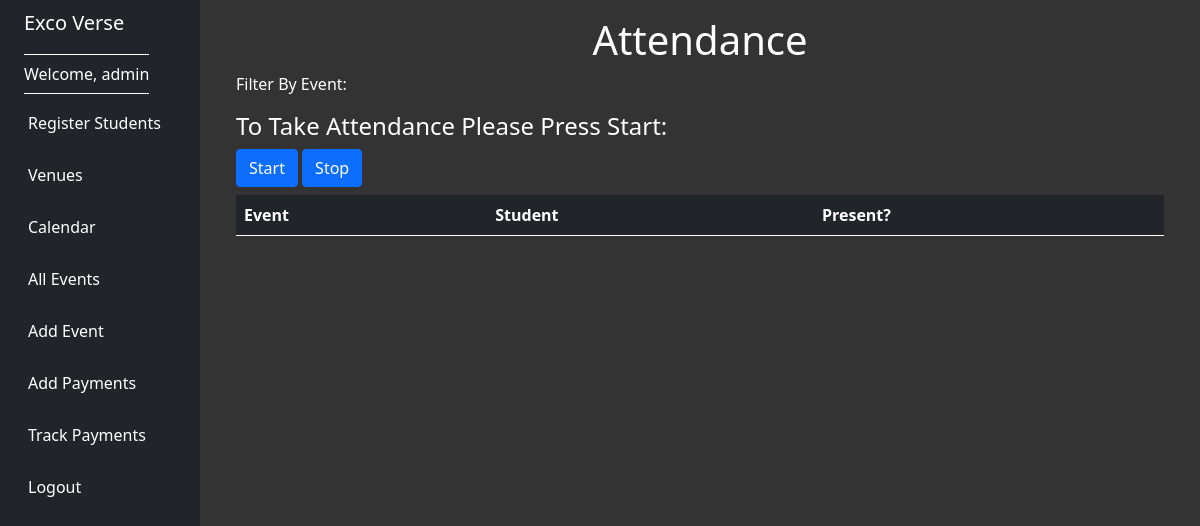
Before: /attendance/26/ (signed in) with the older database file.
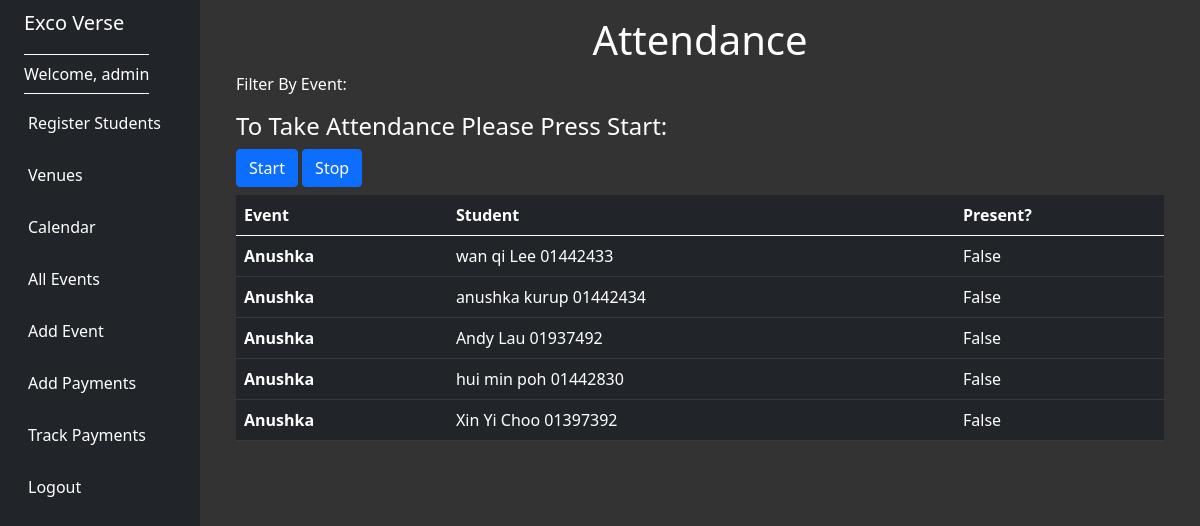
After: the same page with the newer database file.
### events/models.py (models this page shows, shortened)
class Attendance(models.Model):
    student = models.ForeignKey(Student, blank=True, null=True, on_delete=models.CASCADE)
    event = models.ForeignKey(Event, blank=True, null=True, on_delete=models.CASCADE)
    present = models.BooleanField(default=False)
    manager = models.CharField('Manager', max_length=120, blank=True)

class Event(models.Model):
    name = models.CharField('Event Name', max_length=120)
    start_event_date = models.DateTimeField('Event Start Date')
    end_event_date = models.DateTimeField('Event End Date')
    venue = models.ForeignKey(Venue, blank=True, null=True, on_delete=models.CASCADE)
    attendees = models.ManyToManyField(Student, blank=True, null=True)
    internal = models.BooleanField(default=False)
    description = models.TextField(blank=True)
    manager = models.CharField('Manager', max_length=120, blank=True)
    def __str__(self):
        return self.name

class Student(models.Model):
    first_name = models.CharField(max_length=30)
    last_name = models.CharField(max_length=30)
    student_id = models.CharField(max_length=30)
    email = models.EmailField('User Email', unique=True)
    mobile_number = models.CharField(max_length=30)
    chat_id= models.CharField(max_length=30, null = True)
    def __str__(self):
        return self.first_name + ' ' + self.last_name + ' ' + self.student_id

### events/views.py (the view)
# urls.py: path('attendance/<str:id>/', views.get_attendance, name='attendance'),
def get_attendance(request,id):
    id = str(id)
    if request.user.is_authenticated:
        username = request.user.username
        print(username)
        print(id)
        manager_list = Attendance.objects.filter(manager=username)
        list1 = manager_list.filter(id=id)
        list2 = Attendance.objects.filter(event__id=id)
        print(list1)
        return render(request,'events/attendance.html',{'attendance_list':list2})

### events/templates/events/attendance.html (shortened to what this page needs)
{% extends 'events/base.html' %}
{% block content %}
<center>
    <h1>Attendance</h1>
</center>
<p>Filter By Event:</p>
 <h4>To Take Attendance Please Press Start:</h4>
 <button class="btn btn-primary" id="startButton" data-attendance-id="{{ attendance.id }}">Start</button>
 <button class="btn btn-primary" id="stopButton"  data-attendance-id="{{ attendance.id }}">Stop</button>
<table class="table table-dark">
    <thead>
        <tr>
            <th scope="col">Event</th>
            <th scope="col">Student</th>
            <th scope="col">Present?</th>
        </tr>
    </thead>
    <tbody>
        {% for attendance in attendance_list %}
        <tr>
            <th scope="row">{{ attendance.event }}</th>
            <td>{{ attendance.student }}</td>
            <td>{{ attendance.present }}</td>
        </tr>
        {% endfor %}
    </tbody>
</table>
{% endblock %}

### events/templates/events/base.html (shortened to what this page needs)
<!doctype html>
<html lang="en">
<head>
  <link href="https://cdn.jsdelivr.net/npm/bootstrap@5.0.2/dist/css/bootstrap.min.css" rel="stylesheet"
>
    <link rel="stylesheet" href="https://cdnjs.cloudflare.com/ajax/libs/fullcalendar/3.10.2/fullcalendar.min.css" />
</head>
<body>
  <div class="container-fluid">
    <div class="row flex-nowrap">
      <div class="col-auto col-md-3 col-xl-2 px-sm-2 px-0 bg-dark">
        <div class="d-flex flex-column align-items-center align-items-sm-start px-3 pt-2 text-white min-vh-100">
          <a href="/" class="d-flex align-items-center pb-3 mb-md-0 me-md-auto text-white text-decoration-none">
            <span class="fs-5 d-none d-sm-inline">Exco Verse</span>
          </a>
          <ul class="nav nav-pills flex-column mb-sm-auto mb-0 align-items-center align-items-sm-start" id="menu">
            {% if user.is_authenticated %}
            <li class="nav-item welcome-item">
              <span class="nav-link align-middle px-0 welcome-text">Welcome, {{ user.username }}</span>
          </li>
            <li class="nav-item">
              <a href="{% url 'add-student' %}" class="nav-link align-middle px-0">
                 <span class="ms-1 d-none d-sm-inline text-white">Register Students</span>
              </a>
            </li>
            <li class="nav-item">
              <a href="{% url 'list-venues' %}" class="nav-link align-middle px-0">
                 <span class="ms-1 d-none d-sm-inline text-white">Venues</span>
              </a>
            </li>
            <li>
            <li class="nav-item">
              <a href="{% url 'events' %}" class="nav-link align-middle px-0">
                 <span class="ms-1 d-none d-sm-inline text-white">Calendar</span>
              </a>
            </li>
            <li class="nav-item">
              <a href="{% url 'list-events' %}" class="nav-link align-middle px-0">
                 <span class="ms-1 d-none d-sm-inline text-white">All Events</span>
              </a>
            </li>
            <li class="nav-item">
              <a href="{% url 'add-event' %}" class="nav-link align-middle px-0">
                 <span class="ms-1 d-none d-sm-inline text-white">Add Event</span>
              </a>
            </li>
            <li class="nav-item">
              <a href="{% url 'payment' %}" class="nav-link align-middle px-0">
                 <span class="ms-1 d-none d-sm-inline text-white">Add Payments</span>
              </a>
            </li>
            <li class="nav-item">
              <a href="{% url 'track_payments' %}" class="nav-link align-middle px-0">
                 <span class="ms-1 d-none d-sm-inline text-white">Track Payments</span>
              </a>
            </li>
            <li class="nav-item">
              <a href="{% url 'logout' %}" class="nav-link align-middle px-0">
                 <span class="ms-1 d-none d-sm-inline text-white">Logout</span>
              </a>
            </li>
          {% endif %}
        </div>
      </div>
      <div class="col py-3">
        <div class="container-fluid">
          {% block content %}
          {% endblock %}
      </div>
      </div>
    </div>
  </div>
  <br>
</body>
</html>

### events/templates/events/base.html (style rules this page uses)
body { background-color: #333; color: white; }
.welcome-text { color: white; }
.welcome-item { position: relative; }
.welcome-item::before, .welcome-item::after { content: ""; position: absolute; width: 100%; height: 1px; background-color: white; }
.welcome-item::before { top: 0; }
.welcome-item::after { bottom: 0; }

Changed rows visible on the page:
added Attendance: event "Anushka", student "wan qi Lee 01442433", present "False"
added Attendance: event "Anushka", student "anushka kurup 01442434", present "False"
added Attendance: event "Anushka", student "Andy Lau 01937492", present "False"
added Attendance: event "Anushka", student "hui min poh 01442830", present "False"
added Attendance: event "Anushka", student "Xin Yi Choo 01397392", present "False"
